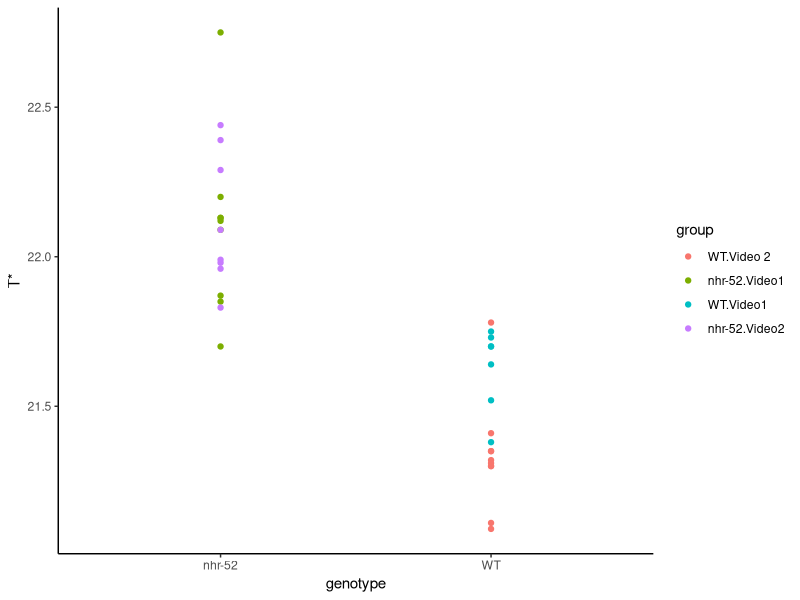
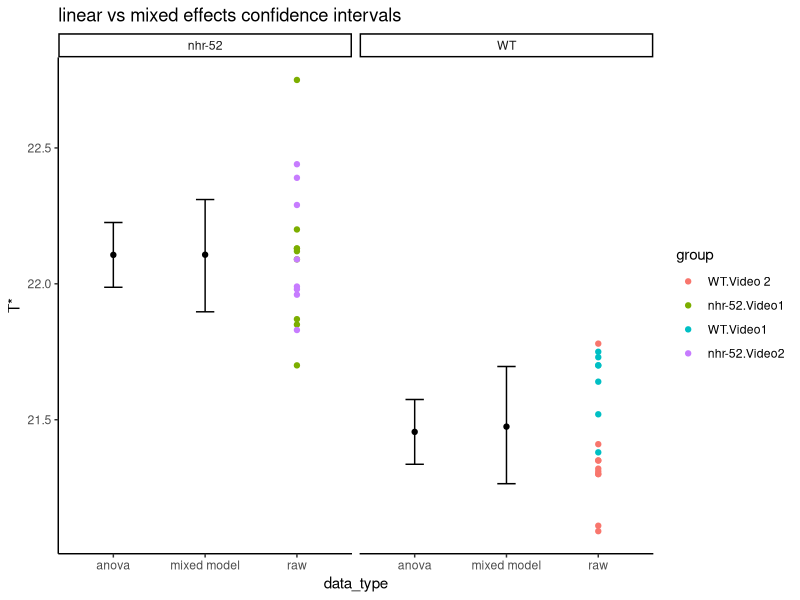

These figures' R source, in order:
## ---- chunk 1
knitr::opts_chunk$set(
  collapse = TRUE,
  comment = "#>",
  fig.path = "man/figures/README-",
  out.width = "100%"
)
library(tidyverse)
library(magrittr)
ggplot2::theme_set(theme_classic())
## ---- chunk 2

#read csv file in:
Tstar <- readr::read_csv("data/WTvsNHR52_Tstar.csv") %>% mutate(group = interaction(genotype, video)) 
Tstar %>%
  ggplot(aes(x = genotype, y = `T*`)) + geom_point(aes(colour = group))
## ---- chunk 3
Tstar %>% lm(data = ., `T*` ~ group) %>% 
  emmeans::emmeans("group") %>% 
  emmeans::contrast(method = "pairwise")
## ---- chunk 4
lm.anova <- Tstar %>% lm(data = ., `T*` ~ genotype) 
lm.anova %>% emmeans::emmeans("genotype") %>% 
  emmeans::contrast(method = "pairwise")

lm.group <- Tstar %>% lme4::lmer(data = ., `T*` ~ 0 + genotype + (1|group)) 
lm.group %>% emmeans::emmeans("genotype") %>% 
  emmeans::contrast(method = "pairwise")
  
predict.anova <- predict(lm.anova, 
                         newdata = tibble(genotype = c("nhr-52", "WT")), 
                         interval = "confidence")

confint.group <- confint(lm.group, method = "boot")
predict.group <- tibble(fit = predict(lm.group, 
                         newdata = tibble(genotype = c("nhr-52", "WT")),
                         re.form = NA))

intervals <- tibble(
  genotype = rep(c("nhr-52", "WT"), 2),
  data_type = rep(c("anova", "mixed model"), each = 2),
  `T*` = c(predict.anova[,'fit'], predict.group[[1]]),
  lwr  = c(predict.anova[,'lwr'], confint.group[3:4,1]),
  upr  = c(predict.anova[,'upr'], confint.group[3:4,2])
)

Tstar %>% mutate(data_type = "raw") %>%
  ggplot(aes(x = data_type, y = `T*`)) +
  geom_point(aes(colour = group)) +
  geom_point(data = intervals) +
  geom_errorbar(data = intervals, aes(ymin = lwr, ymax = upr), width = 0.2) +
  facet_grid(~genotype) +
  labs(title = "linear vs mixed effects confidence intervals")
